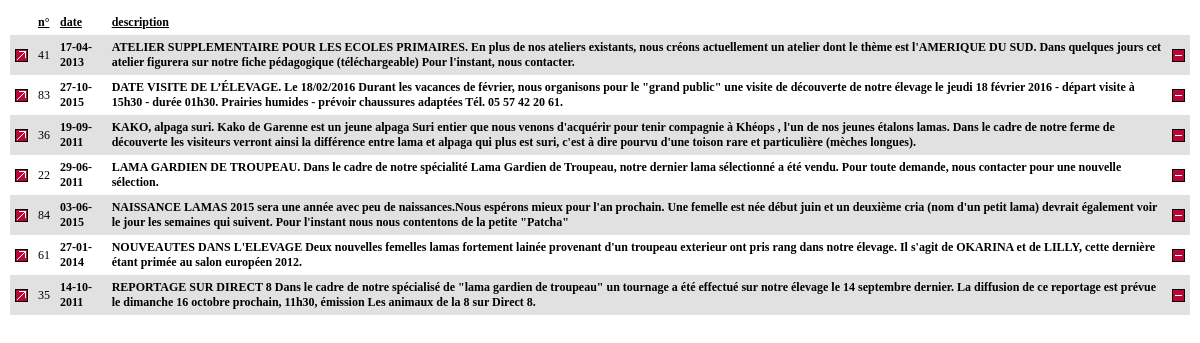
Page /admin/news_liste.php?ordre=description (signed in) on the committed database.
### tables this page shows
CREATE TABLE `news` (
  `id_news` int(11) NOT NULL AUTO_INCREMENT,
  `date_news` datetime NOT NULL,
  `description` text NOT NULL,
  PRIMARY KEY (`id_news`)
);

### admin/_fonctions.php (called while the page is built, shortened)
<?
function format_date_ss_heure($thedate){
	if ($thedate!=0){
		$annee = substr($thedate, 0, 4);
		$mois = substr($thedate, 5, 2);
		$jour = substr($thedate, 8, 2);
		$heure = substr($thedate, 11, 2);
		$minute = substr($thedate, 14, 2);
		$seconde = substr($thedate, 17, 2);
		$ladate=mktime ($heure,$minute,$seconde,$mois,$jour,$annee);
		$ladate=date("d-m-Y ", $ladate);
		return $ladate;
	}else{
		return "&nbsp;";
	}
}
?>

### admin/news_liste.php (the view, shortened to what this page needs)
<? include_once("_fonctions.php"); ?>
<!DOCTYPE HTML PUBLIC "-//W3C//DTD HTML 4.01 Transitional//EN">
<html>
<head>
<link href="../include/styles_admin.css" rel="stylesheet" type="text/css">
</head>
<body id="fond_blanc" leftmargin="0" topmargin="0" bgproperties="fixed" id="fond_rose" onLoad="MM_preloadImages('images/modifier_over.gif','images/supprimer_over.gif','images/chercher_over.gif')" border="0">
<table width="100%" height="100%" border="0" cellpadding="10" cellspacing="0">
  <tr>
  	<?
		$sql = "SELECT * ";
        $sql .= " FROM news ";
		$sql .= " ORDER BY ". $_GET["ordre"];
		$result = mysql_query($sql);
	?>
	<? if (mysql_num_rows($result)>0) {?>
    	<td valign="top">
			<table width="100%" border="0" cellspacing="0" cellpadding="5">
	        <tr align="center" >
				<td class="affichageT" align="left">&nbsp;</td>
	          	<td class="affichageT" align="left"><a class="affichageT" href="news_liste.php?ordre=id_news">n°</a></td>
			  	<td class="affichageT" align="left"><a class="affichageT" href="news_liste.php?ordre=date_news">date</a></td>
				<td class="affichageT" align="left"><a class="affichageT" href="news_liste.php?ordre=description">description</a></td>
			  	<td class="affichageT" align="left">&nbsp;</td>
	        </tr>
			<? while($row=mysql_fetch_array($result)){ ?>
				<?
					if ($cc % 2){
						$class_ch="affichage2";
					}else{
						$class_ch="affichage";
					}
				?>
			<tr align="center"">
			 	<td class="<? echo $class_ch?>" align="left"><a href="news_modif.php?id_news=<? echo $row["id_news"]?>"><img src="modifier_off.gif" alt="" width="13" height="13" border="0"></a></td>
	          	<td class="<? echo $class_ch?>" align="left"><? echo $row["id_news"]?></td>
			  	<td class="<? echo $class_ch?>" align="left"><b><? echo format_date_ss_heure($row["date_news"])?></b></td>
			   	<td class="<? echo $class_ch?>" align="left"><b><? echo $row["description"]?></b></td>
			  	<td class="<? echo $class_ch?>" align="left"><a href="news_suppr.php?id_news=<? echo $row["id_news"]?>" onclick="return confirm('êtes-vous sûr de vouloir supprimer la news <? echo $row["id_news"] ?> ?')"><img src="supprimer_off.gif" alt="" width="13" height="13" border="0"></a></td>
	        </tr>
				<? $cc++ ?>
			<? }?>
	      	</table>
	  </td>
	  <? } else {?>
	  	<td align="center">Pas de news dans la base</td>
	  <? }?>
  </tr>
</table>
</body>
</html>

### include/styles_admin.css (style rules this page uses)
body { text-align : left; font-family : Verdana; font-size : 11px; font-style: normal; font-weight : normal; color : #000000; scrollbar-face-color : #999999; scrollbar-shadow-color : #ffffff; scrollbar-highlight-color : #e1e1e1; scrollbar-3dlight-color : #e1e1e1; scrollbar-darkshadow-color : #e1e1e1; scrollbar-track-color : #e1e1e1; scrollbar-arrow-color : #e1e1e1; }
td.affichage { font-size: 12px; font-weight: normal; color: #000000; background-color: #e1e1e1; text-align: left; }
td.affichage2 { font-size: 12px; font-weight: normal; color: #000000; background-color: #ffffff; text-align: left; }
a.affichageT { font-size: 12px; font-weight: bold; color: #000000; background-color: #ffffff; text-align: left; }
TD.affichageT { font-size: 12px; font-weight: bold; color: #000000; background-color: #ffffff; text-align: left; }
#fond_blanc { background-color: #ffffff; }

### rows in the picture
news: id_news "41", date_news "17-04-2013", description "ATELIER SUPPLEMENTAIRE POUR LES ECOLES PRIMAIRES. En plus de nos ateliers existants, nous créons actuellement un atelier dont le thème est l'AMERIQUE DU SUD. Dans quelques jours cet atelier figurera sur notre fiche pédagogique (téléchargeable) Pour l'instant, nous contacter."
news: id_news "83", date_news "27-10-2015", description "DATE VISITE DE L’ÉLEVAGE. Le 18/02/2016 Durant les vacances de février, nous organisons pour le \"grand public\" une visite de découverte de notre élevage le jeudi 18 février 2016 - départ visite à 15h30 - durée 01h30. Prairies humides - prévoir chaussures adaptées Tél. 05 57 42 20 61."
news: id_news "36", date_news "19-09-2011", description "KAKO, alpaga suri. Kako de Garenne est un jeune alpaga Suri entier que nous venons d'acquérir pour tenir compagnie à Khéops , l'un de nos jeunes étalons lamas. Dans le cadre de notre ferme de découverte les visiteurs verront ainsi la différence entre lama et alpaga qui plus est suri, c'est à dire pourvu d'une toison rare et particulière (mèches longues)."
news: id_news "22", date_news "29-06-2011", description "LAMA GARDIEN DE TROUPEAU. Dans le cadre de notre spécialité Lama Gardien de Troupeau, notre dernier lama sélectionné a été vendu. Pour toute demande, nous contacter pour une nouvelle sélection."
news: id_news "84", date_news "03-06-2015", description "NAISSANCE LAMAS 2015 sera une année avec peu de naissances.Nous espérons mieux pour l'an prochain. Une femelle est née début juin et un deuxième cria (nom d'un petit lama) devrait également voir le jour les semaines qui suivent. Pour l'instant nous nous contentons de la petite \"Patcha\""
news: id_news "61", date_news "27-01-2014", description "NOUVEAUTES DANS L'ELEVAGE Deux nouvelles femelles lamas fortement lainée provenant d'un troupeau exterieur ont pris rang dans notre élevage. Il s'agit de OKARINA et de LILLY, cette dernière étant primée au salon européen 2012."
news: id_news "35", date_news "14-10-2011", description "REPORTAGE SUR DIRECT 8 Dans le cadre de notre spécialisé de \"lama gardien de troupeau\" un tournage a été effectué sur notre élevage le 14 septembre dernier. La diffusion de ce reportage est prévue le dimanche 16 octobre prochain, 11h30, émission Les animaux de la 8 sur Direct 8."
